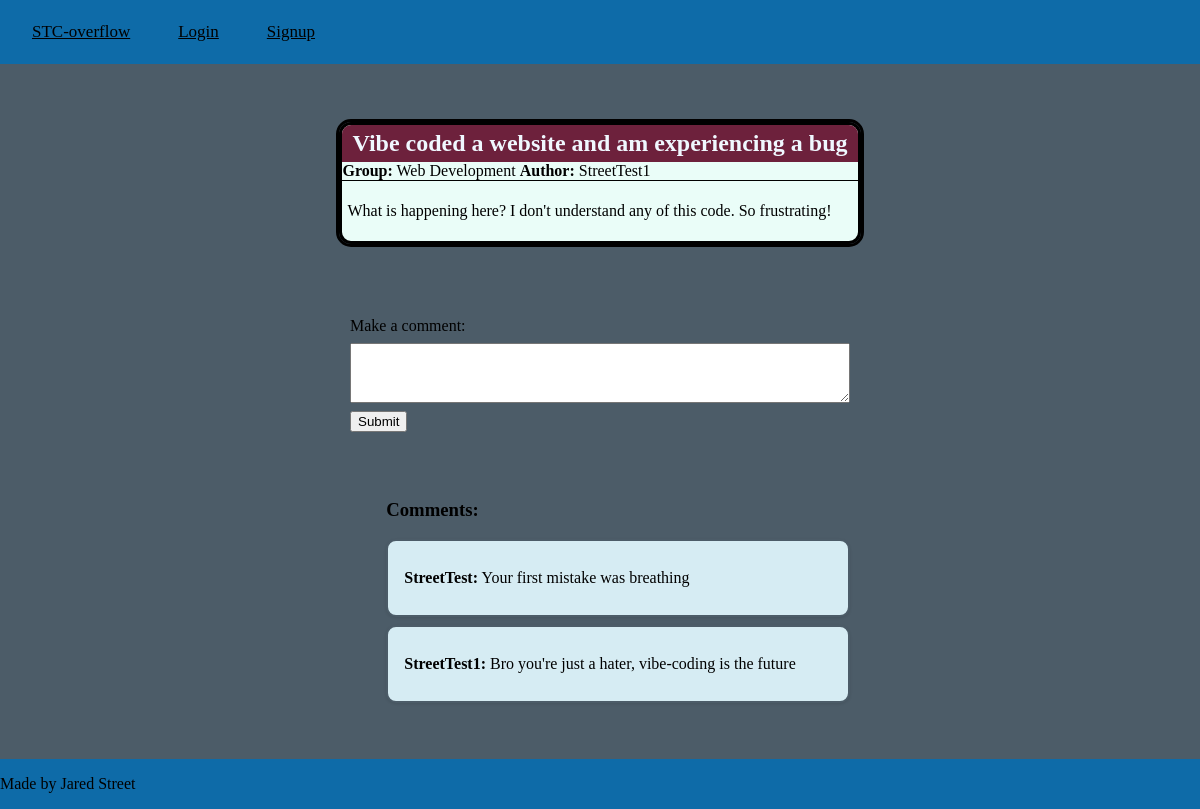
The page /STC-overflow/index.php?action=view_post&id=4 on the database its author committed.
### tables this page shows
CREATE TABLE IF NOT EXISTS `posts` (
  `id` int NOT NULL AUTO_INCREMENT,
  `user_id` int NOT NULL,
  `forum_group` varchar(255) NOT NULL,
  `title` varchar(255) NOT NULL,
  `content` text NOT NULL,
  `created_at` timestamp NULL DEFAULT CURRENT_TIMESTAMP,
  PRIMARY KEY (`id`),
  KEY `user_id` (`user_id`)
);

CREATE TABLE IF NOT EXISTS `users` (
  `id` int NOT NULL AUTO_INCREMENT,
  `username` varchar(50) NOT NULL,
  `email` varchar(191) NOT NULL,
  `password` varchar(255) NOT NULL,
  `created_at` timestamp NULL DEFAULT CURRENT_TIMESTAMP,
  `remember_token` varchar(255) DEFAULT NULL,
  PRIMARY KEY (`id`),
  UNIQUE KEY `username` (`username`),
  UNIQUE KEY `email` (`email`)
);

CREATE TABLE IF NOT EXISTS `comments` (
  `id` int NOT NULL AUTO_INCREMENT,
  `post_id` int NOT NULL,
  `user_id` int NOT NULL,
  `content` text NOT NULL,
  `created_at` timestamp NULL DEFAULT CURRENT_TIMESTAMP,
  PRIMARY KEY (`id`),
  KEY `post_id` (`post_id`),
  KEY `user_id` (`user_id`)
);

### STC-overflow/controllers/PostViewController.php (called while the page is built, shortened)
<?php
require_once('model/postDb.php');
require_once('model/db.php');
require_once('model/commentDb.php');
$id = filter_input(INPUT_GET, 'id', FILTER_SANITIZE_NUMBER_INT);
$postModel = new Post();
$commentModel = new Comment();
$post = $postModel->getPostById($id, $db);
$comments = $commentModel->getCommentsByPost($id, $db);
require 'view/post.php';
?>

### STC-overflow/model/postDb.php (called while the page is built, shortened)
<?php
class Post {
    function getPostById($id, $db) {
        try {
            $stmt = $db->prepare("
                SELECT posts.id, posts.user_id, users.username, posts.forum_group, posts.title, posts.content
                FROM posts
                JOIN users ON posts.user_id = users.id
                WHERE posts.id = ?
            ");
            $stmt->execute([$id]);
            return $stmt->fetch(PDO::FETCH_ASSOC);
        } catch (PDOException $e) {
            error_log("DB error: " . $e->getMessage());
            return false;
        }
    }
}
?>

### STC-overflow/model/commentDb.php (called while the page is built, shortened)
<?php
class Comment {
    function getCommentsByPost($post_id, $db) {
        try {
            $stmt = $db->prepare("
                SELECT comments.content, comments.created_at, users.username
                FROM comments
                JOIN users ON comments.user_id = users.id
                WHERE comments.post_id = ?
                ORDER BY comments.created_at ASC
            ");
            $stmt->execute([$post_id]);
            return $stmt->fetchAll(PDO::FETCH_ASSOC);
        } catch (PDOException $e) {
            error_log("DB error: " . $e->getMessage());
            return false;
        }
    }
}
?>

### STC-overflow/view/post.php (the view, shortened to what this page needs)
<div class="page-content-vert">
    <div class="post-card">
        <h3 class="post-title"><?php echo htmlspecialchars($post['title']); ?></h3>
        <p class="post-info">
            <strong>Group:</strong> <?php echo htmlspecialchars($post['forum_group']); ?>
            <strong>Author:</strong> <?php echo htmlspecialchars($post['username']); ?>
        </p>
        <p class="post-content"><?php echo htmlspecialchars($post['content']); ?></p>
    </div>
    <form action="?action=submit_comment" method="POST" class="comment-form">
        <label for="content">Make a comment:</label>
        <textarea name="content" required></textarea>
        <input type="submit" value="Submit">
    </form>
    <div class="comment-container">
        <h3>Comments:</h3>
        <?php foreach ($comments as $comment): ?>
            <div class="comment">
                <p><strong><?= htmlspecialchars($comment['username']) ?>:</strong> <?= nl2br(htmlspecialchars($comment['content'])) ?></p>
            </div>
        <?php endforeach; ?>
    </div>
</div>

### STC-overflow/styles/styles.css (style rules this page uses)
html, body { height: 100%; margin: 0; display: flex; flex-direction: column; }
body { background-color: #4C5C68; }
.page-content-vert { margin: 2rem auto; display: flex; flex: 1; flex-direction: column; align-items: center; gap: 2rem; padding: 1rem; }
.post-card { border: 3px solid black; border-radius: 12px; overflow: hidden; background-color: #eafdf8; margin-bottom: 25px; max-width: 600px; margin-inline: auto; margin-top: 10px; }
.post-title { background-color: #6d213c; color: #f0f8ff; padding: 5px 10px; font-size: 1.5em; font-weight: bold; margin: 0; }
.post-content { padding: 5px; color: black; font-size: 1em; word-wrap: break-word; overflow-wrap: break-word; }
.post-info { padding: 0; margin: 0; border-bottom: 1px solid black; }
.post-card { display: block; outline: 3px solid black; }
.comment-form { display: flex; flex-direction: column; gap: 0.5rem; align-items: flex-start; width: 100%; max-width: 500px; margin: 1rem 0; }
.comment-form textarea { width: 100%; min-height: 60px; }
.comment { background-color: #d6ecf3; border: 2px solid #4c5c68; border-radius: 10px; padding: 0.75rem 1rem; margin: 0.5rem 0; width: 100%; max-width: 500px; box-shadow: 0 1px 3px rgba(0, 0, 0, 0.1); }

### rows shown on the page
posts: title "Vibe coded a website and am experiencing a bug", forum_group "Web Development", user.username "StreetTest1", content "What is happening here? I don't understand any of this code. So frustrating!"
comments: user.username "StreetTest", content "Your first mistake was breathing"
comments: user.username "StreetTest1", content "Bro you're just a hater, vibe-coding is the future"
